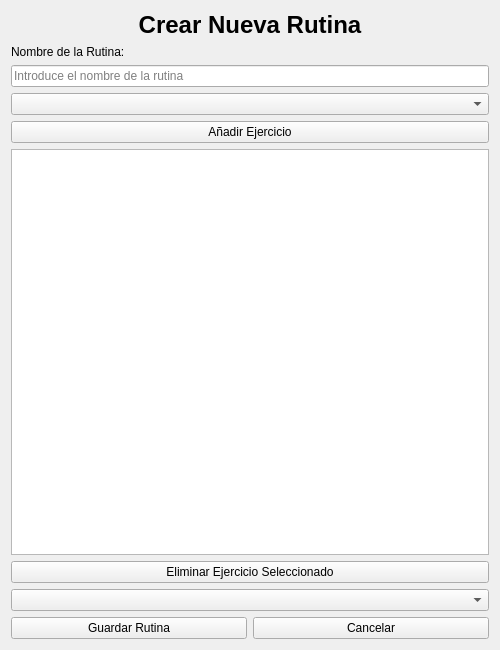
<?xml version="1.0" encoding="UTF-8"?>
<ui version="4.0">
 <class>CrearRutina</class>
 <widget class="QWidget" name="CrearRutina">
  <property name="geometry">
   <rect>
    <x>0</x>
    <y>0</y>
    <width>500</width>
    <height>650</height>
   </rect>
  </property>
  <property name="windowTitle">
   <string>Crear Rutina</string>
  </property>
  <layout class="QVBoxLayout" name="verticalLayout">
   <item>
    <widget class="QLabel" name="labelTitulo">
     <property name="styleSheet">
      <string notr="true">font-size:18pt; font-weight:bold;</string>
     </property>
     <property name="text">
      <string>Crear Nueva Rutina</string>
     </property>
     <property name="alignment">
      <set>Qt::AlignCenter</set>
     </property>
    </widget>
   </item>
   <item>
    <widget class="QLabel" name="labelNombreRutina">
     <property name="text">
      <string>Nombre de la Rutina:</string>
     </property>
    </widget>
   </item>
   <item>
    <widget class="QLineEdit" name="lineEditNombreRutina">
     <property name="placeholderText">
      <string>Introduce el nombre de la rutina</string>
     </property>
    </widget>
   </item>
   <item>
    <widget class="QComboBox" name="comboBoxEjercicios">
     <property name="placeholderText">
      <string>Selecciona un ejercicio</string>
     </property>
    </widget>
   </item>
   <item>
    <widget class="QPushButton" name="btnAñadirEjercicio">
     <property name="text">
      <string>Añadir Ejercicio</string>
     </property>
    </widget>
   </item>
   <item>
    <widget class="QListWidget" name="listaEjercicios"/>
   </item>
   <item>
    <widget class="QPushButton" name="btnEliminarEjercicio">
     <property name="text">
      <string>Eliminar Ejercicio Seleccionado</string>
     </property>
    </widget>
   </item>
   <item>
    <widget class="QComboBox" name="comboBoxUsuarios">
     <property name="placeholderText">
      <string>Asignar rutina a usuario</string>
     </property>
    </widget>
   </item>
   <item>
    <layout class="QHBoxLayout" name="horizontalLayoutBotones">
     <item>
      <widget class="QPushButton" name="btnGuardar">
       <property name="text">
        <string>Guardar Rutina</string>
       </property>
      </widget>
     </item>
     <item>
      <widget class="QPushButton" name="btnCancelar">
       <property name="text">
        <string>Cancelar</string>
       </property>
      </widget>
     </item>
    </layout>
   </item>
  </layout>
 </widget>
 <resources/>
 <connections/>
</ui>
